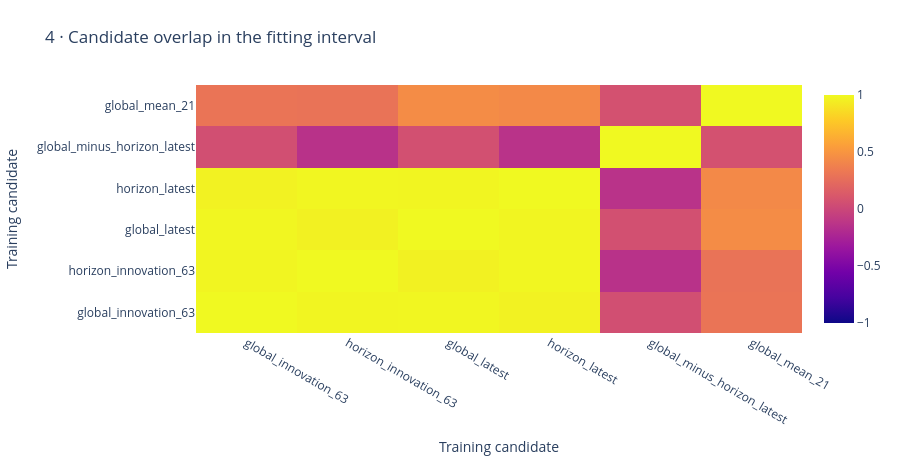

Notebook code cell kept with this figure:
### Markdown cell above
## Redundancy is visible

Correlations here use fitting-prefix feature values only. The 3/3/6 plan remains fixed regardless of this diagnostic.

### Code cell
figures[3].show()

### Figure 1 — Plotly figure (JSON) as saved in the notebook; plotly's stock layout.template omitted (floating-point values rounded to 4 significant figures)
{"data": [{"type": "heatmap", "x": ["global_innovation_63", "horizon_innovation_63", "global_latest", "horizon_latest", "global_minus_horizon_latest", "global_mean_21"], "y": ["global_innovation_63", "horizon_innovation_63", "global_latest", "horizon_latest", "global_minus_horizon_latest", "global_mean_21"], "z": [[1, 0.9794, 0.9846, 0.9654, 0.05678, 0.3034], [0.9794, 1, 0.9642, 0.9856, -0.1435, 0.2921], [0.9846, 0.9642, 1, 0.9795, 0.0624, 0.4455], [0.9654, 0.9856, 0.9795, 1, -0.1398, 0.4276], [0.05678, -0.1435, 0.0624, -0.1398, 1, 0.0712], [0.3034, 0.2921, 0.4455, 0.4276, 0.0712, 1]], "zmax": 1, "zmin": -1}], "layout": {"height": 465, "legend": {"orientation": "h", "y": -0.3}, "margin": {"b": 100, "l": 70, "r": 35, "t": 85}, "title": {"text": "4 · Candidate overlap in the fitting interval"}, "xaxis": {"title": {"text": "Training candidate"}}, "yaxis": {"title": {"text": "Training candidate"}}}}
